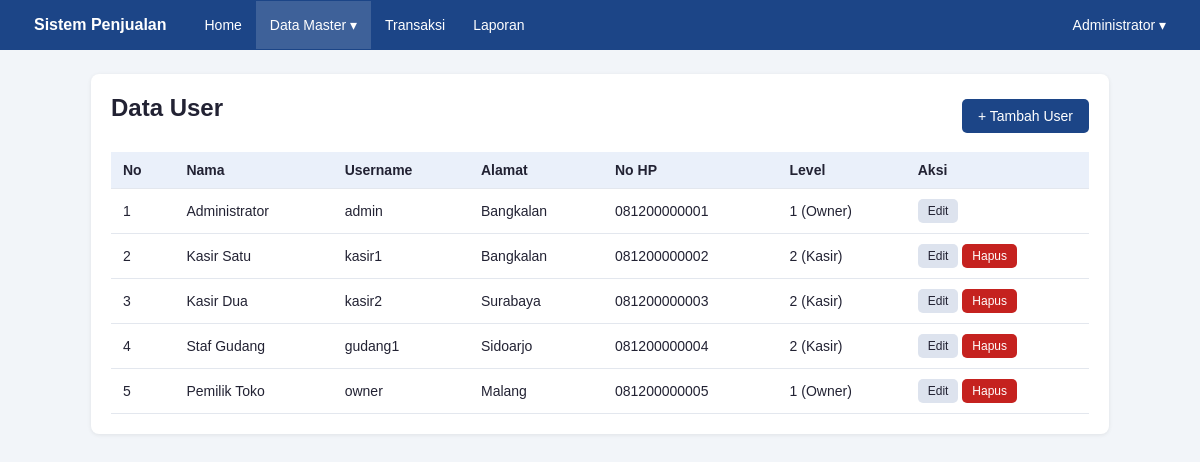
The page /user.php (signed in) on the database its author committed.
### tables this page shows
CREATE TABLE `user` (
  id_user INT AUTO_INCREMENT PRIMARY KEY,
  username VARCHAR(30) NOT NULL UNIQUE,
  password VARCHAR(255) NOT NULL,
  nama VARCHAR(50),
  alamat VARCHAR(150),
  hp VARCHAR(20),
  level TINYINT NOT NULL
);

### fungsi.php (called while the page is built, shortened)
<?php
function e($teks)
{
    return htmlspecialchars((string)$teks, ENT_QUOTES, 'UTF-8');
}
function nama_level($level)
{
    return ((int)$level === LEVEL_OWNER) ? 'Owner' : 'Kasir';
}

### user.php (the view, shortened to what this page needs)
<?php
require_once __DIR__ . '/midlewire.php';
$aksi      = $_GET['aksi'] ?? '';
$mode_form = in_array($aksi, ['tambah', 'edit'], true);
if ($mode_form) {
    $error = [];
    $id_edit   = (int)($_GET['id'] ?? ($_POST['id_asli'] ?? 0));
    $mode_edit = $id_edit > 0;
    $akun_sendiri = $mode_edit && $id_edit === $_SESSION['id_user'];
    if ($_SERVER['REQUEST_METHOD'] === 'POST') {
        cek_csrf();
        $nama     = trim($_POST['nama'] ?? '');
        $username = trim($_POST['username'] ?? '');
        $password = $_POST['password'] ?? '';
        $alamat   = trim($_POST['alamat'] ?? '');
        $hp       = trim($_POST['hp'] ?? '');
        $level    = (int)($_POST['level'] ?? 0);
        if ($akun_sendiri) {
            $level = $_SESSION['level'];
        }
        if ($nama === '') {
            $error['nama'] = 'Nama wajib diisi.';
        } elseif (panjang_teks($nama) > 50) {
            $error['nama'] = 'Nama maksimal 50 karakter.';
        }
        if ($username === '') {
            $error['username'] = 'Username wajib diisi.';
        } elseif (!preg_match('/^[A-Za-z0-9_]{3,30}$/', $username)) {
            $error['username'] = 'Username 3-30 karakter: huruf, angka, dan garis bawah.';
        } else {
            $cek = $koneksi->prepare('SELECT 1 FROM `user` WHERE username = ? AND id_user <> ?');
            $cek->bind_param('si', $username, $id_edit);
            $cek->execute();
            if ($cek->get_result()->num_rows > 0) {
                $error['username'] = 'Username sudah dipakai.';
            }
        }
        if (!$mode_edit && $password === '') {
            $error['password'] = 'Password wajib diisi.';
        } elseif ($password !== '' && strlen($password) < 6) {
            $error['password'] = 'Password minimal 6 karakter.';
        }
        if (panjang_teks($alamat) > 150) {
            $error['alamat'] = 'Alamat maksimal 150 karakter.';
        }
        if ($hp !== '' && !preg_match('/^[0-9]{6,20}$/', $hp)) {
            $error['hp'] = 'No HP hanya angka, 6-20 digit.';
        }
        if (!in_array($level, [LEVEL_OWNER, LEVEL_KASIR], true)) {
            $error['level'] = 'Pilih level user.';
        }
        if (!$error) {
            if ($mode_edit) {
                if ($password !== '') {
                    $hash = password_hash($password, PASSWORD_DEFAULT);
                    $st = $koneksi->prepare('UPDATE `user` SET nama = ?, username = ?, password = ?, alamat = ?, hp = ?, level = ? WHERE id_user = ?');
                    $st->bind_param('sssssii', $nama, $username, $hash, $alamat, $hp, $level, $id_edit);
                } else {
                    $st = $koneksi->prepare('UPDATE `user` SET nama = ?, username = ?, alamat = ?, hp = ?, level = ? WHERE id_user = ?');
                    $st->bind_param('ssssii', $nama, $username, $alamat, $hp, $level, $id_edit);
                }
                $pesan = 'User berhasil diperbarui.';
            } else {
                $hash = password_hash($password, PASSWORD_DEFAULT);
                $st = $koneksi->prepare('INSERT INTO `user` (nama, username, password, alamat, hp, level) VALUES (?, ?, ?, ?, ?, ?)');
                $st->bind_param('sssssi', $nama, $username, $hash, $alamat, $hp, $level);
                $pesan = 'User berhasil ditambahkan.';
            }
            $st->execute();
            if ($akun_sendiri) {
                $_SESSION['nama']     = $nama;
                $_SESSION['username'] = $username;
            }
            set_flash('sukses', $pesan);
            redirect('user.php');
        }
        $data = ['nama' => $nama, 'username' => $username, 'alamat' => $alamat, 'hp' => $hp, 'level' => $level];
    } elseif ($mode_edit) {
        $st = $koneksi->prepare('SELECT nama, username, alamat, hp, level FROM `user` WHERE id_user = ?');
        $st->bind_param('i', $id_edit);
        $st->execute();
        $data = $st->get_result()->fetch_assoc();
        if (!$data) {
            set_flash('error', 'Data user tidak ditemukan.');
            redirect('user.php');
        }
    } else {
        $data = ['nama' => '', 'username' => '', 'alamat' => '', 'hp' => '', 'level' => LEVEL_KASIR];
    }
    $judul = $mode_edit ? 'Edit User' : 'Tambah User';
} else {
    $judul = 'Data User';
    $data = $koneksi->query('SELECT id_user, nama, username, alamat, hp, level FROM `user` ORDER BY id_user ASC')->fetch_all(MYSQLI_ASSOC);
}
require 'header.php';
if ($mode_form):
?>
<div class="kartu" style="max-width:560px">
    <h1><?= e($judul) ?></h1>
    <form action="" method="post" autocomplete="off">
        <?= csrf_input() ?>
        <input type="hidden" name="id_asli" value="<?= $mode_edit ? $id_edit : 0 ?>">
        <label for="nama">Nama</label>
        <input type="text" id="nama" name="nama" maxlength="50" value="<?= e($data['nama']) ?>">
        <span class="error-field"><?= e($error['nama'] ?? '') ?></span>
        <label for="username">Username</label>
        <input type="text" id="username" name="username" maxlength="30" value="<?= e($data['username']) ?>">
        <span class="error-field"><?= e($error['username'] ?? '') ?></span>
        <label for="password">Password <?= $mode_edit ? '(kosongkan jika tidak diganti)' : '' ?></label>
        <input type="password" id="password" name="password" maxlength="100">
        <span class="error-field"><?= e($error['password'] ?? '') ?></span>
        <label for="alamat">Alamat</label>
        <input type="text" id="alamat" name="alamat" maxlength="150" value="<?= e($data['alamat']) ?>">
        <span class="error-field"><?= e($error['alamat'] ?? '') ?></span>
        <label for="hp">No HP</label>
        <input type="text" id="hp" name="hp" maxlength="20" value="<?= e($data['hp']) ?>">
        <span class="error-field"><?= e($error['hp'] ?? '') ?></span>
        <label for="level">Level</label>
        <select id="level" name="level" <?= $akun_sendiri ? 'disabled' : '' ?>>
            <option value="1" <?= (int)$data['level'] === 1 ? 'selected' : '' ?>>1 - Owner</option>
            <option value="2" <?= (int)$data['level'] === 2 ? 'selected' : '' ?>>2 - Kasir</option>
        </select>
        <span class="error-field"><?= e($error['level'] ?? '') ?></span>
        <p>
            <button type="submit" class="btn btn-utama">Simpan</button>
            <a href="user.php" class="btn">Batal</a>
        </p>
    </form>
</div>
<?php else: ?>
<div class="kartu">
    <div class="atas-tabel">
        <h1>Data User</h1>
        <a href="user.php?aksi=tambah" class="btn btn-utama">+ Tambah User</a>
    </div>
    <div class="bungkus-tabel">
    <table>
        <tr><th>No</th><th>Nama</th><th>Username</th><th>Alamat</th><th>No HP</th><th>Level</th><th>Aksi</th></tr>
        <?php $no = 1; foreach ($data as $r): ?>
        <tr>
            <td><?= $no++ ?></td>
            <td><?= e($r['nama']) ?></td>
            <td><?= e($r['username']) ?></td>
            <td><?= e($r['alamat']) ?></td>
            <td><?= e($r['hp']) ?></td>
            <td><?= e($r['level']) ?> (<?= e(nama_level($r['level'])) ?>)</td>
            <td class="aksi">
                <a href="user.php?aksi=edit&amp;id=<?= (int)$r['id_user'] ?>" class="btn btn-kecil">Edit</a>
                <?php if ((int)$r['id_user'] !== $_SESSION['id_user']):  ?>
                <form action="" method="post" class="inline" onsubmit="return confirm('Hapus user ini?')">
                    <button type="submit" class="btn btn-kecil btn-merah">Hapus</button>
                </form>
                <?php endif; ?>
            </td>
        </tr>
        <?php endforeach; ?>
    </table>
    </div>
</div>
<?php endif; ?>
<?php require 'footer.php'; ?>

### style.css (style rules this page uses)
* { box-sizing: border-box; }
body { margin: 0; font-family: Arial, Helvetica, sans-serif; background: #f2f5f9; color: #223; }
a { color: #1a5fb4; }
.kartu { background: #fff; border-radius: 8px; padding: 20px; box-shadow: 0 1px 4px rgba(0,0,0,.08); margin-bottom: 20px; }
h1 { margin-top: 0; font-size: 24px; }
.bungkus-tabel { overflow-x: auto; }
table { width: 100%; border-collapse: collapse; background: #fff; }
th, td { padding: 10px 12px; border-bottom: 1px solid #e3e7ee; text-align: left; font-size: 14px; }
th { background: #eaf0fa; }
form.inline { display: inline; }
.btn { display: inline-block; padding: 9px 16px; border: 0; border-radius: 5px; cursor: pointer; font-size: 14px; text-decoration: none; background: #dde3ee; color: #223; }
.btn-utama { background: #1c4587; color: #fff; }
.btn-merah { background: #c5221f; color: #fff; }
.btn-kecil { padding: 5px 10px; font-size: 12px; }
.aksi { white-space: nowrap; }
.atas-tabel { display: flex; justify-content: space-between; align-items: center; margin-bottom: 14px; }

### rows shown on the page
user: nama "Administrator", username "admin", alamat "Bangkalan", hp "081200000001", level "1", level "Owner"
user: nama "Kasir Satu", username "kasir1", alamat "Bangkalan", hp "081200000002", level "2", level "Kasir"
user: nama "Kasir Dua", username "kasir2", alamat "Surabaya", hp "081200000003", level "2", level "Kasir"
user: nama "Staf Gudang", username "gudang1", alamat "Sidoarjo", hp "081200000004", level "2", level "Kasir"
user: nama "Pemilik Toko", username "owner", alamat "Malang", hp "081200000005", level "1", level "Owner"

### other values the page prints
$_SESSION['nama'] "Administrator"
